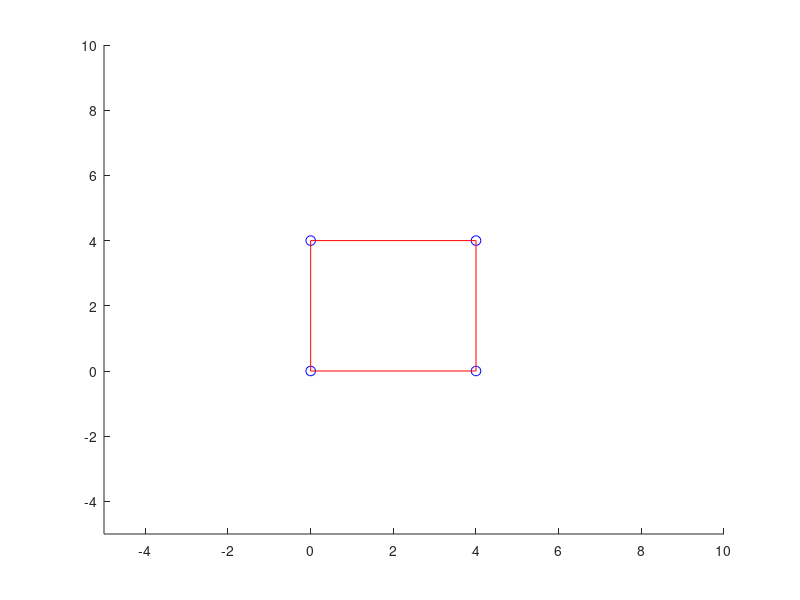

This chart was generated by the following MATLAB code:
x=[0 4 4 0];
y=[0 0 4 4];
scatter(x,y,50,'b');
axis([-5 10 -5 10]);  
hold on

x1=[0 4 4 0 0];
y1=[0 0 4 4 0];
plot(x1,y1,'r');